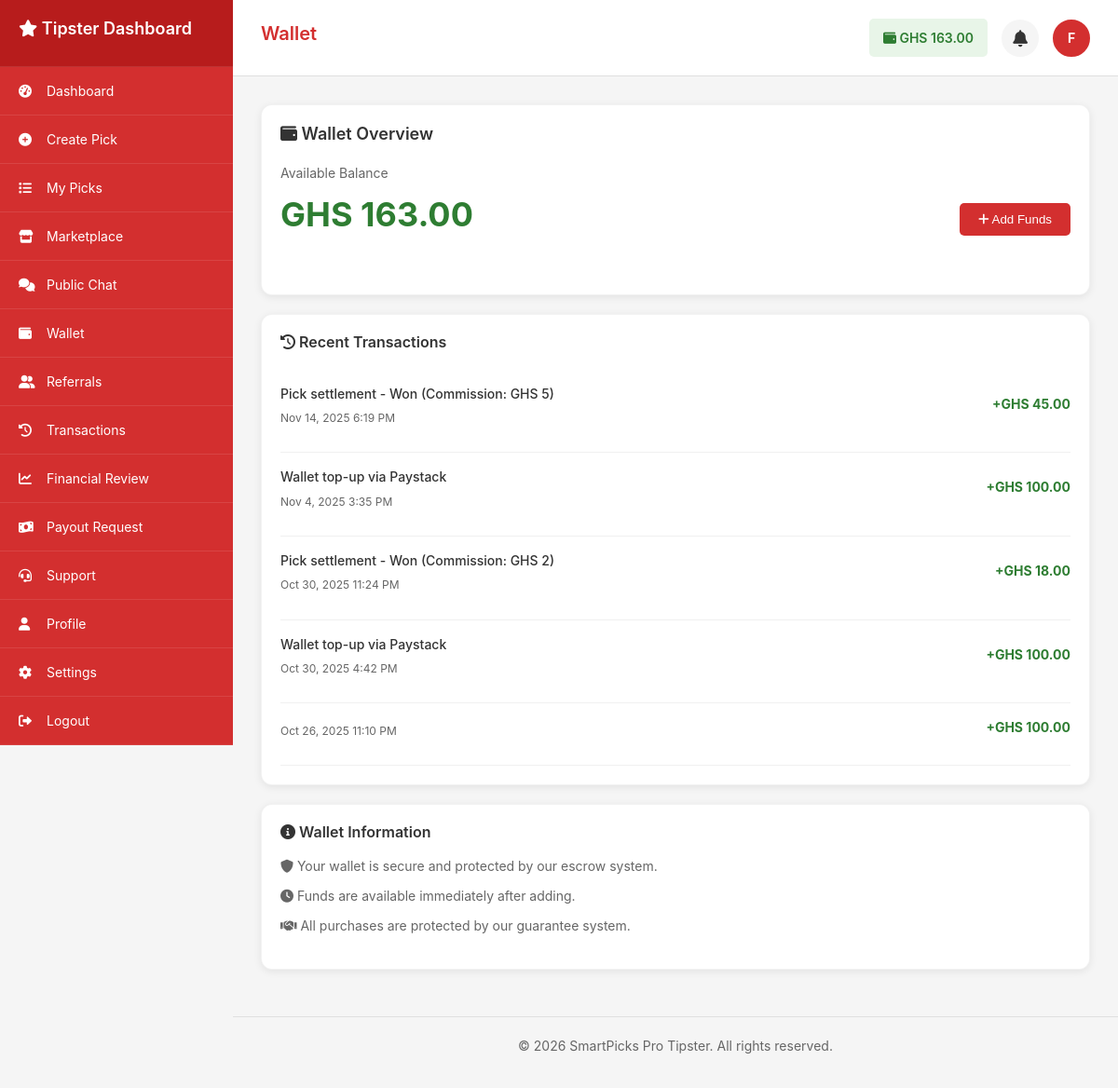
Screenshot of /wallet (signed in) with the database file from the repository.
### tables this page shows
CREATE TABLE `user_wallets` (
  `id` int(11) NOT NULL AUTO_INCREMENT,
  `user_id` int(11) NOT NULL,
  `balance` decimal(10,2) DEFAULT 0.00,
  `currency` varchar(3) DEFAULT 'GHS',
  `status` enum('active','frozen','suspended') DEFAULT 'active',
  `created_at` datetime DEFAULT current_timestamp(),
  `updated_at` datetime DEFAULT current_timestamp() ON UPDATE current_timestamp(),
  PRIMARY KEY (`id`),
  UNIQUE KEY `unique_user_wallet` (`user_id`),
  KEY `idx_user_id` (`user_id`),
  KEY `idx_status` (`status`),
  CONSTRAINT `user_wallets_ibfk_1` FOREIGN KEY (`user_id`) REFERENCES `users` (`id`) ON DELETE CASCADE
);

CREATE TABLE `users` (
  `id` int(11) NOT NULL AUTO_INCREMENT,
  `username` varchar(50) NOT NULL,
  `email` varchar(100) NOT NULL,
  `password` varchar(255) NOT NULL,
  `display_name` varchar(100) NOT NULL,
  `avatar` varchar(255) DEFAULT NULL,
  `role` enum('user','tipster','admin') DEFAULT 'user',
  `status` enum('active','inactive','suspended') DEFAULT 'active',
  `phone` varchar(20) DEFAULT NULL,
  `country` varchar(50) DEFAULT 'Ghana',
  `timezone` varchar(50) DEFAULT 'Africa/Accra',
  `last_login` datetime DEFAULT NULL,
  `created_at` datetime DEFAULT current_timestamp(),
  `updated_at` datetime DEFAULT current_timestamp() ON UPDATE current_timestamp(),
  `country_code` varchar(3) DEFAULT 'GHA',
  `flag_emoji` varchar(10) DEFAULT '??',
  `is_online` tinyint(1) DEFAULT 0,
  `last_activity` datetime DEFAULT NULL,
  `is_verified` tinyint(1) DEFAULT 0,
  `email_notifications` tinyint(1) DEFAULT 1,
  `sms_notifications` tinyint(1) DEFAULT 0,
  `push_notifications` tinyint(1) DEFAULT 1,
  `bio` text DEFAULT NULL,
  PRIMARY KEY (`id`),
  UNIQUE KEY `username` (`username`),
  UNIQUE KEY `email` (`email`),
  KEY `idx_username` (`username`),
  KEY `idx_email` (`email`),
  KEY `idx_role` (`role`),
  KEY `idx_status` (`status`),
  KEY `idx_country_code` (`country_code`),
  KEY `idx_is_online` (`is_online`)
);

CREATE TABLE `wallet_transactions` (
  `id` int(11) NOT NULL AUTO_INCREMENT,
  `user_id` int(11) NOT NULL,
  `type` enum('deposit','withdrawal','purchase','refund','commission','payout') NOT NULL,
  `amount` decimal(10,2) NOT NULL,
  `currency` varchar(3) DEFAULT 'GHS',
  `status` enum('pending','completed','failed','cancelled') DEFAULT 'pending',
  `reference` varchar(100) DEFAULT NULL,
  `description` text DEFAULT NULL,
  `metadata` longtext DEFAULT NULL CHECK (json_valid(`metadata`)),
  `created_at` datetime DEFAULT current_timestamp(),
  `updated_at` datetime DEFAULT current_timestamp() ON UPDATE current_timestamp(),
  PRIMARY KEY (`id`),
  KEY `idx_user_id` (`user_id`),
  KEY `idx_type` (`type`),
  KEY `idx_status` (`status`),
  KEY `idx_reference` (`reference`),
  KEY `idx_created_at` (`created_at`),
  CONSTRAINT `wallet_transactions_ibfk_1` FOREIGN KEY (`user_id`) REFERENCES `users` (`id`) ON DELETE CASCADE
);

### config/config.php (called while the page is built, shortened)
<?php
$config = [
    'app_name' => 'BetRollover',
    'app_version' => '2.0.0',
    'country' => 'Ghana',
    'currency' => 'GHS',
    'timezone' => 'Africa/Accra',
    'database' => [
        'host' => 'localhost',
        'port' => 3306,
        'name' => 'betrollover_workingdata',
        'user' => 'betrollover_workinguser',
        'pass' => 'x3MwB%^UuUPh',
        'charset' => 'utf8mb4'
    ],
    'logging' => [
        'enabled' => true,
        'level' => 'error',
        'file' => 'error.log',
        'path' => __DIR__ . '/../storage/logs/',
        'max_size' => 10485760,
        'rotate' => true
    ],
    'error_handling' => [
        'display_errors' => false,
        'log_errors' => true,
        'error_reporting' => E_ALL & ~E_DEPRECATED & ~E_STRICT
    ],
    'paystack' => [
        'secret_key' => 'sk_live_7a5d6a4b0d156dd5a9ebb790296a096120b43cdf',
        'public_key' => 'pk_live_31ec7e4d0ed96a9169e7dfbd6265ce4f67dd0721',
        'base_url' => 'https://api.paystack.co',
        'webhook_secret' => 'your_webhook_secret_here'
    ],
    'commissions' => [
        'tipster_rate' => 70.0,
        'platform_rate' => 30.0,
        'payout_fee' => 10.0
    ],
    'geoip' => [
        'api_key' => '',
        'service' => 'ipapi',
        'timeout' => 5,
        'cache_duration' => 3600
    ],
    'chat' => [
        'enabled' => true,
        'max_message_length' => 500,
        'auto_refresh_interval' => 2000,
        'online_timeout' => 5
    ],
    'support' => [
        'enabled' => true,
        'auto_assign' => false,
        'response_timeout' => 24
    ],
    'base_url' => 'https://www.betrollover.com',
    'assets_url' => 'https://www.betrollover.com/public'
];
function config($key, $default = null) {
    global $config;
    $keys = explode('.', $key);
    $value = $config;
    foreach ($keys as $k) {
        if (isset($value[$k])) {
            $value = $value[$k];
        } else {
            return $default;
        }
    }
    return $value;
}
?>

### app/models/Database.php (called while the page is built, shortened)
<?php
class Database {
    private static $instance = null;
    private $connection = null;
    public static function getInstance() {
        if (self::$instance === null) {
            self::$instance = new self();
        }
        return self::$instance;
    }
    private function connect() {
        try {
            require_once __DIR__ . '/../../config/config.php';
            $dbConfig = config('database');
            $dsn = "mysql:host={$dbConfig['host']};port={$dbConfig['port']};dbname={$dbConfig['name']};charset={$dbConfig['charset']}";
            $this->connection = new PDO($dsn, $dbConfig['user'], $dbConfig['pass'], [
                PDO::ATTR_ERRMODE => PDO::ERRMODE_EXCEPTION,
                PDO::ATTR_DEFAULT_FETCH_MODE => PDO::FETCH_ASSOC,
                PDO::ATTR_EMULATE_PREPARES => false,
                PDO::ATTR_PERSISTENT => false
            ]);
        } catch (PDOException $e) {
            throw new Exception("Database connection failed: " . $e->getMessage());
        }
    }
    public function query($sql, $params = []) {
        try {
            $stmt = $this->connection->prepare($sql);
            $stmt->execute($params);
            return $stmt;
        } catch (PDOException $e) {
            throw new Exception("Query failed: " . $e->getMessage());
        }
    }
    public function fetch($sql, $params = []) {
        $stmt = $this->query($sql, $params);
        return $stmt->fetch();
    }
    public function fetchAll($sql, $params = []) {
        $stmt = $this->query($sql, $params);
        return $stmt->fetchAll();
    }
}
?>

### app/controllers/wallet.php (the view, shortened to what this page needs)
<?php
require_once __DIR__ . '/../../config/config.php';
require_once __DIR__ . '/../models/Database.php';
$db = Database::getInstance();
$userId = $_SESSION['user_id'];
$userRole = $_SESSION['role'] ?? 'user';
$user = $db->fetch("SELECT * FROM users WHERE id = ?", [$userId]);
$walletBalance = 0.00;
$transactions = [];
try {
    $result = $db->fetch("SELECT balance FROM user_wallets WHERE user_id = ?", [$userId]);
    $walletBalance = $result ? $result['balance'] : 0.00;
    $transactions = $db->fetchAll("
        SELECT * FROM wallet_transactions
        WHERE user_id = ?
        ORDER BY created_at DESC
        LIMIT 20
    ", [$userId]);
} catch (Exception $e) {
    $walletBalance = 0.00;
    $transactions = [];
}
$pageTitle = "Wallet";
?>
<div class="wallet-content">
    <div class="card">
        <h2><i class="fas fa-wallet"></i> Wallet Overview</h2>
        <div style="display: flex; justify-content: space-between; align-items: center; margin-top: 20px;">
            <div>
                <p style="font-size: 14px; color: #666; margin-bottom: 5px;">Available Balance</p>
                <p style="font-size: 36px; font-weight: bold; color: #2e7d32;">
                    GHS <?php echo number_format($walletBalance, 2); ?>
                </p>
            </div>
            <div style="text-align: right;">
                <button class="btn btn-primary" onclick="showAddFundsModal()">
                    <i class="fas fa-plus"></i> Add Funds
                </button>
            </div>
        </div>
    </div>
    <div class="card">
        <h3><i class="fas fa-history"></i> Recent Transactions</h3>
        <?php if (empty($transactions)): ?>
        <div style="text-align: center; padding: 40px; color: #666;">
            <i class="fas fa-receipt" style="font-size: 48px; color: #ccc; margin-bottom: 20px;"></i>
            <p>No transactions yet. Start by adding funds or purchasing picks.</p>
        </div>
        <?php else: ?>
        <div style="margin-top: 20px;">
            <?php foreach ($transactions as $transaction): ?>
            <div style="display: flex; justify-content: space-between; align-items: center; padding: 15px 0; border-bottom: 1px solid #f0f0f0;">
                <div>
                    <p style="font-weight: 500; margin-bottom: 5px;"><?php echo htmlspecialchars($transaction['description']); ?></p>
                    <p style="font-size: 12px; color: #666;"><?php echo date('M j, Y g:i A', strtotime($transaction['created_at'])); ?></p>
                </div>
                <div style="text-align: right;">
                    <p style="font-weight: bold; color: <?php echo $transaction['amount'] >= 0 ? '#2e7d32' : '#d32f2f'; ?>;">
                        <?php echo ($transaction['amount'] >= 0 ? '+' : '') . 'GHS ' . number_format($transaction['amount'], 2); ?>
                    </p>
                </div>
            </div>
            <?php endforeach; ?>
        </div>
        <?php endif; ?>
    </div>
    <div class="card">
        <h3><i class="fas fa-info-circle"></i> Wallet Information</h3>
        <div style="margin-top: 15px;">
            <p style="color: #666; margin-bottom: 10px;">
                <i class="fas fa-shield-alt"></i>
                Your wallet is secure and protected by our escrow system.
            </p>
            <p style="color: #666; margin-bottom: 10px;">
                <i class="fas fa-clock"></i>
                Funds are available immediately after adding.
            </p>
            <p style="color: #666;">
                <i class="fas fa-handshake"></i>
                All purchases are protected by our guarantee system.
            </p>
        </div>
    </div>
</div>
<?php
$content = ob_get_clean();
if ($userRole === 'admin') {
    include __DIR__ . '/../views/layouts/admin_layout.php';
} elseif ($userRole === 'tipster') {
    include __DIR__ . '/../views/layouts/tipster_layout.php';
} else {
    include __DIR__ . '/../views/layouts/user_layout.php';
}
?>

### app/views/layouts/tipster_layout.php (shortened to what this page needs)
<!DOCTYPE html>
<html lang="en">
<head>
    <link rel="stylesheet" href="https://cdnjs.cloudflare.com/ajax/libs/font-awesome/6.0.0-beta3/css/all.min.css">
</head>
<body>
    <div class="sidebar" id="sidebar">
        <div class="sidebar-header">
            <h2><i class="fas fa-star"></i> Tipster Dashboard</h2>
        </div>
        <nav class="sidebar-menu">
            <?php include __DIR__ . '/../components/tipster_menu.php'; ?>
        </nav>
    </div>
    <div class="main-content">
        <div class="page-header">
            <h1 class="page-title"><?php echo isset($pageTitle) ? $pageTitle : 'Tipster Dashboard'; ?></h1>
            <div class="tipster-info">
                <div class="wallet-info">
                    <i class="fas fa-wallet"></i> GHS <?php echo isset($walletBalance) ? number_format($walletBalance, 2) : '0.00'; ?>
                </div>
                <div class="notification-container">
                    <div class="notification-bell" id="notificationBell" onclick="toggleNotificationDropdown()">
                        <i class="fas fa-bell"></i>
                    </div>
                </div>
                <div class="tipster-avatar">
                    <?php
                    $avatarPath = '';
                    $usernameInitial = 'T';
                    if (isset($user)) {
                        $usernameInitial = strtoupper(substr($user['username'] ?? 'T', 0, 1));
                        if (!empty($user['avatar'])) {
                            $avatarPath = $user['avatar'];
                        } elseif (!empty($user['profile_image'])) {
                            $avatarPath = $user['profile_image'];
                        } elseif (!empty($user['avatar_url'])) {
                            $avatarPath = $user['avatar_url'];
                        }
                        if (!empty($avatarPath)) {
                            if (strpos($avatarPath, '/SmartPicksPro-Local/') === 0 || strpos($avatarPath, 'http') === 0) {
                                $avatarUrl = $avatarPath;
                            } elseif (strpos($avatarPath, 'storage/') === 0 || strpos($avatarPath, '/storage/') === 0) {
                                $avatarUrl = '/SmartPicksPro-Local/' . ltrim($avatarPath, '/');
                            } elseif (strpos($avatarPath, '/') === 0) {
                                $avatarUrl = '/SmartPicksPro-Local' . $avatarPath;
                            } else {
                                $avatarUrl = '/SmartPicksPro-Local/storage/uploads/' . $avatarPath;
                            }
                            echo '<img src="' . htmlspecialchars($avatarUrl) . '" alt="Profile Image" onerror="this.style.display=\'none\'; this.nextElementSibling.style.display=\'flex\';"><span style="display: none;">' . $usernameInitial . '</span>';
                        } else {
                            echo htmlspecialchars($usernameInitial);
                        }
                    } else {
                        echo htmlspecialchars($usernameInitial);
                    }
                    ?>
                </div>
            </div>
        </div>
        <div class="content-area">
            <?php echo isset($content) ? $content : ''; ?>
        </div>
        <div class="footer">
            <p>&copy; <?php echo date('Y'); ?> SmartPicks Pro Tipster. All rights reserved.</p>
        </div>
    </div>
</body>
</html>

### app/views/layouts/tipster_layout.php (style rules this page uses)
* { margin: 0; padding: 0; box-sizing: border-box; }
body { font-family: -apple-system, BlinkMacSystemFont, 'Segoe UI', Roboto, 'Helvetica Neue', Arial, sans-serif; background-color: #f5f5f5; color: #333333; display: flex; min-height: 100vh; font-size: 14px; line-height: 1.5; }
h1, h2, h3, h4, h5, h6 { font-weight: 600; line-height: 1.2; margin: 0 0 0.5em 0; }
h1 { font-size: 24px; }
h2 { font-size: 20px; }
h3 { font-size: 18px; }
p { font-size: 14px; line-height: 1.6; margin: 0 0 1em 0; }
.sidebar { width: 250px; background-color: #d32f2f; color: white; padding: 0; position: fixed; height: 100vh; overflow-y: auto; z-index: 1000; }
.sidebar-header { padding: 20px; background-color: #b71c1c; border-bottom: 1px solid rgba(255,255,255,0.1); }
.sidebar-header h2 { font-size: 18px; font-weight: 600; }
.sidebar-menu { padding: 0; }
.main-content { flex: 1; margin-left: 250px; padding: 0; background-color: #f5f5f5; }
.page-header { background-color: white; padding: 20px 30px; border-bottom: 1px solid #e0e0e0; display: flex; justify-content: space-between; align-items: center; }
.page-title { font-size: 20px; font-weight: 600; color: #d32f2f; }
.tipster-info { display: flex; align-items: center; gap: 15px; }
.tipster-avatar { width: 40px; height: 40px; border-radius: 50%; background-color: #d32f2f; display: flex; align-items: center; justify-content: center; color: white; font-weight: bold; overflow: hidden; border: 2px solid #d32f2f; }
.wallet-info { background-color: #e8f5e8; padding: 10px 15px; border-radius: 5px; color: #2e7d32; font-weight: 600; }
.content-area { padding: 30px; }
.footer { background-color: #f5f5f5; padding: 20px 30px; border-top: 1px solid #e0e0e0; text-align: center; color: #666; margin-top: auto; }
.card { background-color: white; border-radius: 12px; padding: 20px; margin-bottom: 20px; box-shadow: 0 2px 8px rgba(0,0,0,0.08); border: 1px solid rgba(0,0,0,0.05); transition: box-shadow 0.3s ease; }
.card h2 { font-size: 18px; font-weight: 600; color: #333; margin-bottom: 12px; }
.card h3 { font-size: 16px; font-weight: 600; color: #333; margin-bottom: 12px; }
.btn { padding: 10px 20px; border: none; border-radius: 5px; cursor: pointer; text-decoration: none; display: inline-block; font-weight: 500; transition: background-color 0.3s; }
.btn-primary { background-color: #d32f2f; color: white; }
.notification-container { position: relative; }
.notification-bell { position: relative; cursor: pointer; width: 40px; height: 40px; display: flex; align-items: center; justify-content: center; border-radius: 50%; background-color: #f5f5f5; transition: background-color 0.3s; color: #333; font-size: 18px; }

### rows the page displays
user_wallets: balance "163.00"
users: username "F"
wallet_transactions: description "Pick settlement - Won (Commission: GHS 5)", created_at "Nov 14, 2025 6:19 PM", amount "45.00"
wallet_transactions: description "Wallet top-up via Paystack", created_at "Nov 4, 2025 3:35 PM", amount "100.00"
wallet_transactions: description "Pick settlement - Won (Commission: GHS 2)", created_at "Oct 30, 2025 11:24 PM", amount "18.00"
wallet_transactions: description "Wallet top-up via Paystack", created_at "Oct 30, 2025 4:42 PM", amount "100.00"
wallet_transactions: created_at "Oct 26, 2025 11:10 PM", amount "100.00"

### other values shown
$item['text'] "Dashboard"
$item['text'] "Create Pick"
$item['text'] "My Picks"
$item['text'] "Marketplace"
$item['text'] "Public Chat"
$item['text'] "Wallet"
$item['text'] "Referrals"
$item['text'] "Transactions"
$item['text'] "Financial Review"
$item['text'] "Payout Request"
$item['text'] "Support"
$item['text'] "Profile"
$item['text'] "Settings"
$item['text'] "Logout"
$pageTitle "Wallet"
